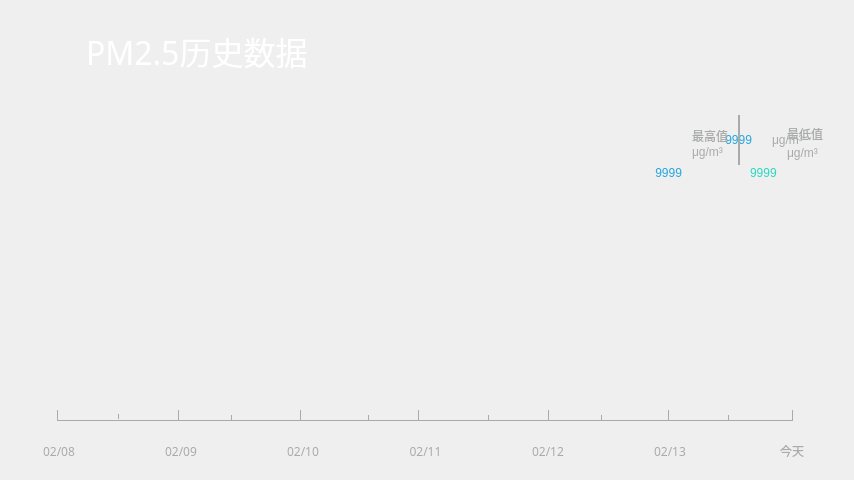
<?xml version="1.0" encoding="UTF-8"?>
<ui version="4.0">
 <class>HistoryPage</class>
 <widget class="QWidget" name="HistoryPage">
  <property name="geometry">
   <rect>
    <x>0</x>
    <y>0</y>
    <width>854</width>
    <height>480</height>
   </rect>
  </property>
  <property name="sizePolicy">
   <sizepolicy hsizetype="Fixed" vsizetype="Fixed">
    <horstretch>0</horstretch>
    <verstretch>0</verstretch>
   </sizepolicy>
  </property>
  <property name="minimumSize">
   <size>
    <width>854</width>
    <height>480</height>
   </size>
  </property>
  <property name="maximumSize">
   <size>
    <width>854</width>
    <height>480</height>
   </size>
  </property>
  <property name="font">
   <font>
    <family>DINCondensedC</family>
   </font>
  </property>
  <property name="windowTitle">
   <string>Form</string>
  </property>
  <property name="styleSheet">
   <string notr="true">
#HistoryPage{
	border-image: url(:/resource/images/history/historyMap.png);
}




QPushButton{
padding: -1;
}</string>
  </property>
  <widget class="QPushButton" name="button_back">
   <property name="geometry">
    <rect>
     <x>0</x>
     <y>1</y>
     <width>76</width>
     <height>100</height>
    </rect>
   </property>
   <property name="focusPolicy">
    <enum>Qt::NoFocus</enum>
   </property>
   <property name="styleSheet">
    <string notr="true">padding: -1;
</string>
   </property>
   <property name="text">
    <string/>
   </property>
   <property name="icon">
    <iconset resource="../../BranQt.qrc">
     <normaloff>:/resource/images/optionPage/button/button_back.png</normaloff>:/resource/images/optionPage/button/button_back.png</iconset>
   </property>
   <property name="iconSize">
    <size>
     <width>76</width>
     <height>100</height>
    </size>
   </property>
   <property name="flat">
    <bool>true</bool>
   </property>
  </widget>
  <widget class="QLabel" name="label_dataName">
   <property name="geometry">
    <rect>
     <x>86</x>
     <y>0</y>
     <width>311</width>
     <height>102</height>
    </rect>
   </property>
   <property name="font">
    <font>
     <family>MI LANTING</family>
     <pointsize>24</pointsize>
     <weight>50</weight>
     <italic>false</italic>
     <bold>false</bold>
    </font>
   </property>
   <property name="styleSheet">
    <string notr="true">font: 24pt &quot;MI LANTING&quot;;
color:#ffffff</string>
   </property>
   <property name="text">
    <string>PM2.5历史数据</string>
   </property>
  </widget>
  <widget class="QLabel" name="X1">
   <property name="geometry">
    <rect>
     <x>733</x>
     <y>426</y>
     <width>118</width>
     <height>50</height>
    </rect>
   </property>
   <property name="minimumSize">
    <size>
     <width>118</width>
     <height>0</height>
    </size>
   </property>
   <property name="styleSheet">
    <string notr="true">	font: 20px &quot;MI LANTING&quot;;
    color:#A9AAAA;</string>
   </property>
   <property name="text">
    <string>今天</string>
   </property>
   <property name="alignment">
    <set>Qt::AlignCenter</set>
   </property>
  </widget>
  <widget class="QLabel" name="X4">
   <property name="geometry">
    <rect>
     <x>366</x>
     <y>426</y>
     <width>119</width>
     <height>50</height>
    </rect>
   </property>
   <property name="minimumSize">
    <size>
     <width>118</width>
     <height>0</height>
    </size>
   </property>
   <property name="styleSheet">
    <string notr="true">font: 20px &quot;MI LANTING&quot;;
    color:#A9AAAA;</string>
   </property>
   <property name="text">
    <string>02/11</string>
   </property>
   <property name="alignment">
    <set>Qt::AlignCenter</set>
   </property>
  </widget>
  <widget class="QLabel" name="X3">
   <property name="geometry">
    <rect>
     <x>489</x>
     <y>426</y>
     <width>118</width>
     <height>50</height>
    </rect>
   </property>
   <property name="minimumSize">
    <size>
     <width>118</width>
     <height>0</height>
    </size>
   </property>
   <property name="styleSheet">
    <string notr="true">font: 20px &quot;MI LANTING&quot;;
    color:#A9AAAA;</string>
   </property>
   <property name="text">
    <string>02/12</string>
   </property>
   <property name="alignment">
    <set>Qt::AlignCenter</set>
   </property>
  </widget>
  <widget class="QLabel" name="X7">
   <property name="geometry">
    <rect>
     <x>0</x>
     <y>426</y>
     <width>118</width>
     <height>50</height>
    </rect>
   </property>
   <property name="minimumSize">
    <size>
     <width>118</width>
     <height>0</height>
    </size>
   </property>
   <property name="styleSheet">
    <string notr="true">font: 20px &quot;MI LANTING&quot;;
    color:#A9AAAA;</string>
   </property>
   <property name="text">
    <string>02/08</string>
   </property>
   <property name="alignment">
    <set>Qt::AlignCenter</set>
   </property>
  </widget>
  <widget class="QLabel" name="X6">
   <property name="geometry">
    <rect>
     <x>122</x>
     <y>426</y>
     <width>118</width>
     <height>50</height>
    </rect>
   </property>
   <property name="minimumSize">
    <size>
     <width>118</width>
     <height>0</height>
    </size>
   </property>
   <property name="styleSheet">
    <string notr="true">font: 20px &quot;MI LANTING&quot;;
    color:#A9AAAA;</string>
   </property>
   <property name="text">
    <string>02/09</string>
   </property>
   <property name="alignment">
    <set>Qt::AlignCenter</set>
   </property>
  </widget>
  <widget class="QLabel" name="X2">
   <property name="geometry">
    <rect>
     <x>611</x>
     <y>426</y>
     <width>118</width>
     <height>50</height>
    </rect>
   </property>
   <property name="minimumSize">
    <size>
     <width>118</width>
     <height>0</height>
    </size>
   </property>
   <property name="styleSheet">
    <string notr="true">font: 20px &quot;MI LANTING&quot;;
    color:#A9AAAA;</string>
   </property>
   <property name="text">
    <string>02/13</string>
   </property>
   <property name="alignment">
    <set>Qt::AlignCenter</set>
   </property>
  </widget>
  <widget class="QLabel" name="X5">
   <property name="geometry">
    <rect>
     <x>244</x>
     <y>426</y>
     <width>118</width>
     <height>50</height>
    </rect>
   </property>
   <property name="minimumSize">
    <size>
     <width>118</width>
     <height>0</height>
    </size>
   </property>
   <property name="styleSheet">
    <string notr="true">font: 20px &quot;MI LANTING&quot;;
    color:#A9AAAA;</string>
   </property>
   <property name="text">
    <string>02/10</string>
   </property>
   <property name="alignment">
    <set>Qt::AlignCenter</set>
   </property>
  </widget>
  <widget class="QFrame" name="frame_hours">
   <property name="geometry">
    <rect>
     <x>558</x>
     <y>100</y>
     <width>274</width>
     <height>80</height>
    </rect>
   </property>
   <property name="frameShape">
    <enum>QFrame::NoFrame</enum>
   </property>
   <property name="frameShadow">
    <enum>QFrame::Plain</enum>
   </property>
   <layout class="QGridLayout" name="gridLayout">
    <property name="leftMargin">
     <number>0</number>
    </property>
    <property name="topMargin">
     <number>0</number>
    </property>
    <property name="bottomMargin">
     <number>0</number>
    </property>
    <property name="spacing">
     <number>0</number>
    </property>
    <item row="0" column="0">
     <spacer name="horizontalSpacer_2">
      <property name="orientation">
       <enum>Qt::Horizontal</enum>
      </property>
      <property name="sizeHint" stdset="0">
       <size>
        <width>61</width>
        <height>20</height>
       </size>
      </property>
     </spacer>
    </item>
    <item row="0" column="1">
     <layout class="QGridLayout" name="gridLayout_3">
      <property name="spacing">
       <number>0</number>
      </property>
      <item row="0" column="0">
       <widget class="QLabel" name="value_hours">
        <property name="minimumSize">
         <size>
          <width>0</width>
          <height>80</height>
         </size>
        </property>
        <property name="styleSheet">
         <string notr="true">font: 60px &quot;KMedium&quot;;
 color:#23a6de;</string>
        </property>
        <property name="text">
         <string>9999</string>
        </property>
        <property name="alignment">
         <set>Qt::AlignRight|Qt::AlignTrailing|Qt::AlignVCenter</set>
        </property>
       </widget>
      </item>
      <item row="0" column="1">
       <widget class="QLabel" name="unit_2">
        <property name="minimumSize">
         <size>
          <width>71</width>
          <height>41</height>
         </size>
        </property>
        <property name="maximumSize">
         <size>
          <width>71</width>
          <height>41</height>
         </size>
        </property>
        <property name="styleSheet">
         <string notr="true">font: 20px &quot;MI LANTING&quot;;
    color:#A9AAAA;</string>
        </property>
        <property name="text">
         <string>μg/m³</string>
        </property>
        <property name="alignment">
         <set>Qt::AlignCenter</set>
        </property>
       </widget>
      </item>
     </layout>
    </item>
   </layout>
  </widget>
  <widget class="QFrame" name="frame_days">
   <property name="geometry">
    <rect>
     <x>315</x>
     <y>100</y>
     <width>508</width>
     <height>80</height>
    </rect>
   </property>
   <property name="frameShape">
    <enum>QFrame::NoFrame</enum>
   </property>
   <property name="frameShadow">
    <enum>QFrame::Raised</enum>
   </property>
   <layout class="QGridLayout" name="gridLayout_2">
    <property name="leftMargin">
     <number>0</number>
    </property>
    <property name="topMargin">
     <number>0</number>
    </property>
    <property name="rightMargin">
     <number>0</number>
    </property>
    <property name="bottomMargin">
     <number>0</number>
    </property>
    <property name="spacing">
     <number>0</number>
    </property>
    <item row="0" column="0">
     <spacer name="horizontalSpacer">
      <property name="orientation">
       <enum>Qt::Horizontal</enum>
      </property>
      <property name="sizeHint" stdset="0">
       <size>
        <width>40</width>
        <height>20</height>
       </size>
      </property>
     </spacer>
    </item>
    <item row="0" column="1">
     <layout class="QHBoxLayout" name="horizontalLayout">
      <property name="spacing">
       <number>10</number>
      </property>
      <property name="rightMargin">
       <number>10</number>
      </property>
      <item>
       <widget class="QLabel" name="value_max">
        <property name="minimumSize">
         <size>
          <width>0</width>
          <height>80</height>
         </size>
        </property>
        <property name="styleSheet">
         <string notr="true">font: 60px &quot;KMedium&quot;;
 color:#23a6de;</string>
        </property>
        <property name="text">
         <string>9999</string>
        </property>
        <property name="alignment">
         <set>Qt::AlignBottom|Qt::AlignRight|Qt::AlignTrailing</set>
        </property>
       </widget>
      </item>
      <item>
       <layout class="QVBoxLayout" name="verticalLayout">
        <property name="spacing">
         <number>0</number>
        </property>
        <property name="topMargin">
         <number>5</number>
        </property>
        <property name="bottomMargin">
         <number>5</number>
        </property>
        <item>
         <widget class="QLabel" name="label_max">
          <property name="minimumSize">
           <size>
            <width>0</width>
            <height>40</height>
           </size>
          </property>
          <property name="maximumSize">
           <size>
            <width>400</width>
            <height>40</height>
           </size>
          </property>
          <property name="styleSheet">
           <string notr="true">font: 20px &quot;MI LANTING&quot;;
    color:#A9AAAA;</string>
          </property>
          <property name="text">
           <string>最高值</string>
          </property>
          <property name="alignment">
           <set>Qt::AlignBottom|Qt::AlignLeading|Qt::AlignLeft</set>
          </property>
         </widget>
        </item>
        <item>
         <widget class="QLabel" name="unit">
          <property name="minimumSize">
           <size>
            <width>0</width>
            <height>25</height>
           </size>
          </property>
          <property name="maximumSize">
           <size>
            <width>200</width>
            <height>30</height>
           </size>
          </property>
          <property name="styleSheet">
           <string notr="true">font: 20px &quot;MI LANTING&quot;;
    color:#A9AAAA;</string>
          </property>
          <property name="text">
           <string>μg/m³</string>
          </property>
          <property name="alignment">
           <set>Qt::AlignLeading|Qt::AlignLeft|Qt::AlignTop</set>
          </property>
         </widget>
        </item>
       </layout>
      </item>
     </layout>
    </item>
    <item row="0" column="2">
     <widget class="Line" name="line">
      <property name="minimumSize">
       <size>
        <width>2</width>
        <height>50</height>
       </size>
      </property>
      <property name="maximumSize">
       <size>
        <width>2</width>
        <height>50</height>
       </size>
      </property>
      <property name="autoFillBackground">
       <bool>false</bool>
      </property>
      <property name="styleSheet">
       <string notr="true"> background-color: #A9AAAA; </string>
      </property>
      <property name="lineWidth">
       <number>0</number>
      </property>
      <property name="orientation">
       <enum>Qt::Vertical</enum>
      </property>
     </widget>
    </item>
    <item row="0" column="3">
     <layout class="QHBoxLayout" name="horizontalLayout_2">
      <property name="spacing">
       <number>10</number>
      </property>
      <property name="leftMargin">
       <number>10</number>
      </property>
      <item>
       <widget class="QLabel" name="value_min">
        <property name="styleSheet">
         <string notr="true">font: 60px &quot;KMedium&quot;;
 color:#29d7c1;</string>
        </property>
        <property name="text">
         <string>9999</string>
        </property>
        <property name="alignment">
         <set>Qt::AlignBottom|Qt::AlignLeading|Qt::AlignLeft</set>
        </property>
       </widget>
      </item>
      <item>
       <layout class="QVBoxLayout" name="verticalLayout_2">
        <property name="spacing">
         <number>0</number>
        </property>
        <item>
         <widget class="QLabel" name="label_min">
          <property name="minimumSize">
           <size>
            <width>0</width>
            <height>0</height>
           </size>
          </property>
          <property name="maximumSize">
           <size>
            <width>200</width>
            <height>40</height>
           </size>
          </property>
          <property name="styleSheet">
           <string notr="true">font: 20px &quot;MI LANTING&quot;;
    color:#A9AAAA;</string>
          </property>
          <property name="text">
           <string>最低值</string>
          </property>
          <property name="alignment">
           <set>Qt::AlignBottom|Qt::AlignLeading|Qt::AlignLeft</set>
          </property>
         </widget>
        </item>
        <item>
         <widget class="QLabel" name="unit_1">
          <property name="minimumSize">
           <size>
            <width>0</width>
            <height>0</height>
           </size>
          </property>
          <property name="maximumSize">
           <size>
            <width>200</width>
            <height>30</height>
           </size>
          </property>
          <property name="styleSheet">
           <string notr="true">font: 20px &quot;MI LANTING&quot;;
    color:#A9AAAA;</string>
          </property>
          <property name="text">
           <string>μg/m³</string>
          </property>
          <property name="alignment">
           <set>Qt::AlignLeading|Qt::AlignLeft|Qt::AlignTop</set>
          </property>
         </widget>
        </item>
       </layout>
      </item>
     </layout>
    </item>
   </layout>
  </widget>
  <widget class="QFrame" name="frame_scale">
   <property name="geometry">
    <rect>
     <x>0</x>
     <y>410</y>
     <width>854</width>
     <height>12</height>
    </rect>
   </property>
   <property name="frameShape">
    <enum>QFrame::NoFrame</enum>
   </property>
   <property name="frameShadow">
    <enum>QFrame::Raised</enum>
   </property>
   <widget class="Line" name="line_9">
    <property name="geometry">
     <rect>
      <x>300</x>
      <y>0</y>
      <width>1</width>
      <height>10</height>
     </rect>
    </property>
    <property name="styleSheet">
     <string notr="true"> background-color: #A9AAAA; </string>
    </property>
    <property name="lineWidth">
     <number>0</number>
    </property>
    <property name="orientation">
     <enum>Qt::Vertical</enum>
    </property>
   </widget>
   <widget class="Line" name="line_10">
    <property name="geometry">
     <rect>
      <x>231</x>
      <y>5</y>
      <width>1</width>
      <height>5</height>
     </rect>
    </property>
    <property name="styleSheet">
     <string notr="true"> background-color: #A9AAAA; </string>
    </property>
    <property name="lineWidth">
     <number>0</number>
    </property>
    <property name="orientation">
     <enum>Qt::Vertical</enum>
    </property>
   </widget>
   <widget class="Line" name="line_2">
    <property name="geometry">
     <rect>
      <x>728</x>
      <y>5</y>
      <width>1</width>
      <height>5</height>
     </rect>
    </property>
    <property name="styleSheet">
     <string notr="true"> background-color: #A9AAAA; </string>
    </property>
    <property name="lineWidth">
     <number>0</number>
    </property>
    <property name="orientation">
     <enum>Qt::Vertical</enum>
    </property>
   </widget>
   <widget class="Line" name="line_13">
    <property name="geometry">
     <rect>
      <x>57</x>
      <y>0</y>
      <width>1</width>
      <height>10</height>
     </rect>
    </property>
    <property name="styleSheet">
     <string notr="true"> background-color: #A9AAAA; </string>
    </property>
    <property name="lineWidth">
     <number>0</number>
    </property>
    <property name="orientation">
     <enum>Qt::Vertical</enum>
    </property>
   </widget>
   <widget class="Line" name="line_6">
    <property name="geometry">
     <rect>
      <x>488</x>
      <y>5</y>
      <width>1</width>
      <height>5</height>
     </rect>
    </property>
    <property name="styleSheet">
     <string notr="true"> background-color: #A9AAAA; </string>
    </property>
    <property name="lineWidth">
     <number>0</number>
    </property>
    <property name="orientation">
     <enum>Qt::Vertical</enum>
    </property>
   </widget>
   <widget class="Line" name="line_0">
    <property name="geometry">
     <rect>
      <x>57</x>
      <y>10</y>
      <width>736</width>
      <height>1</height>
     </rect>
    </property>
    <property name="styleSheet">
     <string notr="true"> background-color: #A9AAAA; </string>
    </property>
    <property name="lineWidth">
     <number>0</number>
    </property>
    <property name="orientation">
     <enum>Qt::Horizontal</enum>
    </property>
   </widget>
   <widget class="Line" name="line_8">
    <property name="geometry">
     <rect>
      <x>368</x>
      <y>5</y>
      <width>1</width>
      <height>5</height>
     </rect>
    </property>
    <property name="styleSheet">
     <string notr="true"> background-color: #A9AAAA; </string>
    </property>
    <property name="lineWidth">
     <number>0</number>
    </property>
    <property name="orientation">
     <enum>Qt::Vertical</enum>
    </property>
   </widget>
   <widget class="Line" name="line_11">
    <property name="geometry">
     <rect>
      <x>178</x>
      <y>0</y>
      <width>1</width>
      <height>10</height>
     </rect>
    </property>
    <property name="styleSheet">
     <string notr="true"> background-color: #A9AAAA; </string>
    </property>
    <property name="lineWidth">
     <number>0</number>
    </property>
    <property name="orientation">
     <enum>Qt::Vertical</enum>
    </property>
   </widget>
   <widget class="Line" name="line_3">
    <property name="geometry">
     <rect>
      <x>668</x>
      <y>0</y>
      <width>1</width>
      <height>10</height>
     </rect>
    </property>
    <property name="styleSheet">
     <string notr="true"> background-color: #A9AAAA; </string>
    </property>
    <property name="lineWidth">
     <number>0</number>
    </property>
    <property name="orientation">
     <enum>Qt::Vertical</enum>
    </property>
   </widget>
   <widget class="Line" name="line_5">
    <property name="geometry">
     <rect>
      <x>548</x>
      <y>0</y>
      <width>1</width>
      <height>10</height>
     </rect>
    </property>
    <property name="styleSheet">
     <string notr="true"> background-color: #A9AAAA; </string>
    </property>
    <property name="lineWidth">
     <number>0</number>
    </property>
    <property name="orientation">
     <enum>Qt::Vertical</enum>
    </property>
   </widget>
   <widget class="Line" name="line_12">
    <property name="geometry">
     <rect>
      <x>118</x>
      <y>4</y>
      <width>1</width>
      <height>5</height>
     </rect>
    </property>
    <property name="styleSheet">
     <string notr="true"> background-color: #A9AAAA; </string>
    </property>
    <property name="lineWidth">
     <number>0</number>
    </property>
    <property name="orientation">
     <enum>Qt::Vertical</enum>
    </property>
   </widget>
   <widget class="Line" name="line_4">
    <property name="geometry">
     <rect>
      <x>601</x>
      <y>5</y>
      <width>1</width>
      <height>5</height>
     </rect>
    </property>
    <property name="styleSheet">
     <string notr="true"> background-color: #A9AAAA; </string>
    </property>
    <property name="lineWidth">
     <number>0</number>
    </property>
    <property name="orientation">
     <enum>Qt::Vertical</enum>
    </property>
   </widget>
   <widget class="Line" name="line_7">
    <property name="geometry">
     <rect>
      <x>418</x>
      <y>0</y>
      <width>1</width>
      <height>10</height>
     </rect>
    </property>
    <property name="styleSheet">
     <string notr="true"> background-color: #A9AAAA; </string>
    </property>
    <property name="lineWidth">
     <number>0</number>
    </property>
    <property name="orientation">
     <enum>Qt::Vertical</enum>
    </property>
   </widget>
   <widget class="Line" name="line_1">
    <property name="geometry">
     <rect>
      <x>792</x>
      <y>0</y>
      <width>1</width>
      <height>10</height>
     </rect>
    </property>
    <property name="styleSheet">
     <string notr="true"> background-color: #A9AAAA; </string>
    </property>
    <property name="lineWidth">
     <number>0</number>
    </property>
    <property name="orientation">
     <enum>Qt::Vertical</enum>
    </property>
   </widget>
  </widget>
 </widget>
 <resources>
  <include location="../../BranQt.qrc"/>
 </resources>
 <connections/>
</ui>
